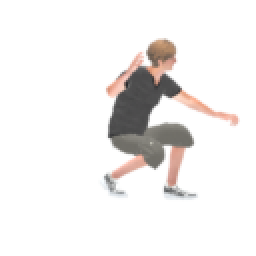
#> input picture train/assets/boy.png, 128 x 128 px (shown 2 times larger)
$ python -i utils.py   (imports and definitions only)
#> lines starting #> are read from the running program, lines starting #| are printed output that depends on the picture
from PIL import Image


def load_png(path) -> Image:
    """
    Loads an PNG image replacing the alpha background with a neutral gray.
    Result is returned in RGB
    """
#> called with path = '../train/assets/boy.png'
    image = Image.open(path).convert('RGBA')
#> image is the input picture: PIL image 128x128 RGBA; mean R, G, B, A 25.2, 22.1, 20.8, 31.8
    bg = Image.new('RGB', image.size, (128, 128, 128))
#> bg: PIL image 128x128 RGB; every value is 128
    image_rgb = Image.alpha_composite(bg.convert('RGBA'), image).convert('RGB')
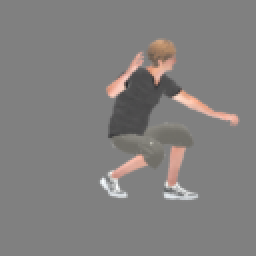
#> image_rgb: PIL image 128x128 RGB (shown 2 times larger); mean R, G, B 130.1, 127.9, 127
    return image_rgb

>>> result = load_png('../train/assets/boy.png')
